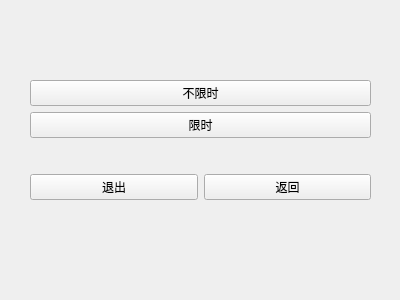
<?xml version="1.0" encoding="UTF-8"?>
<ui version="4.0">
 <class>PlayMenu</class>
 <widget class="QWidget" name="PlayMenu">
  <property name="geometry">
   <rect>
    <x>0</x>
    <y>0</y>
    <width>400</width>
    <height>300</height>
   </rect>
  </property>
  <property name="windowTitle">
   <string>Form</string>
  </property>
  <widget class="QWidget" name="layoutWidget">
   <property name="geometry">
    <rect>
     <x>30</x>
     <y>50</y>
     <width>341</width>
     <height>181</height>
    </rect>
   </property>
   <layout class="QVBoxLayout" name="verticalLayout_3">
    <item>
     <layout class="QVBoxLayout" name="verticalLayout_2">
      <item>
       <layout class="QVBoxLayout" name="verticalLayout">
        <item>
         <widget class="QPushButton" name="st1">
          <property name="text">
           <string>不限时</string>
          </property>
         </widget>
        </item>
        <item>
         <widget class="QPushButton" name="pushButton">
          <property name="text">
           <string>限时</string>
          </property>
         </widget>
        </item>
       </layout>
      </item>
     </layout>
    </item>
    <item>
     <layout class="QHBoxLayout" name="horizontalLayout">
      <item>
       <widget class="QPushButton" name="e1">
        <property name="text">
         <string>退出</string>
        </property>
       </widget>
      </item>
      <item>
       <widget class="QPushButton" name="b2">
        <property name="text">
         <string>返回</string>
        </property>
       </widget>
      </item>
     </layout>
    </item>
   </layout>
  </widget>
 </widget>
 <resources/>
 <connections/>
</ui>
